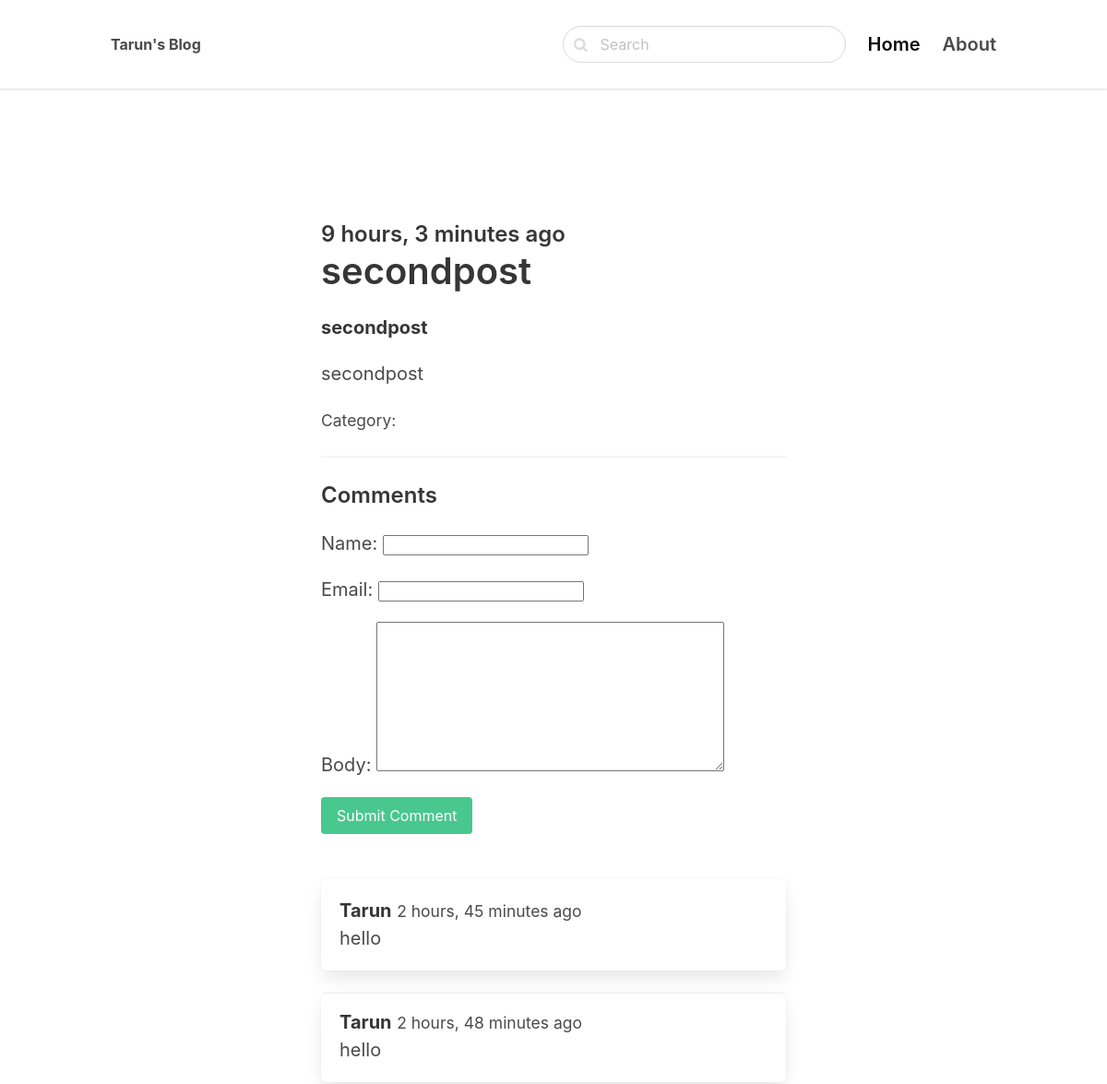
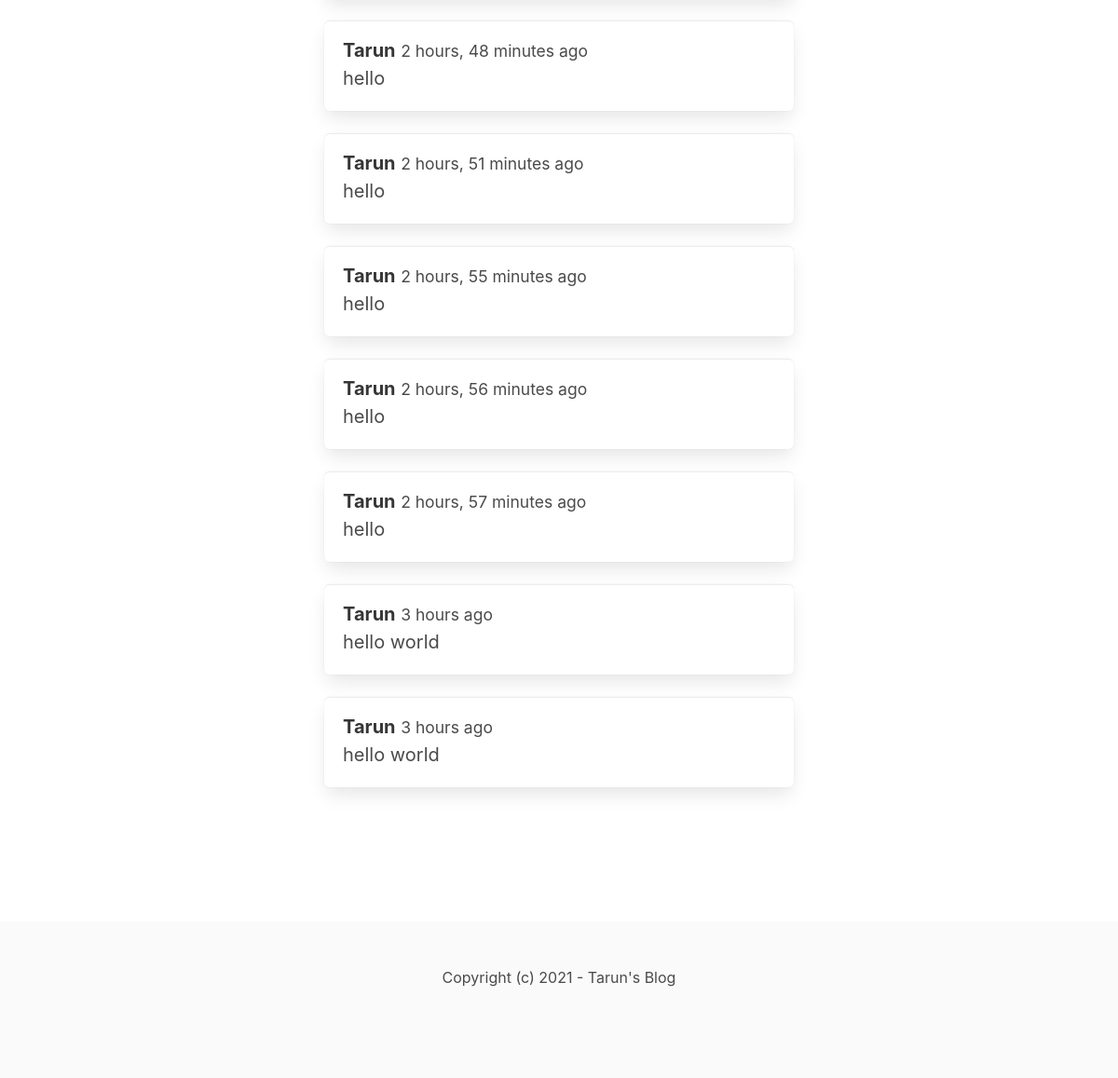
The app's page /Django/secondpost/ with its own data (2 pictures, top to bottom).
### blog/models.py (models this page shows, shortened)
class Post(models.Model):
    ACTIVE = 'active'
    DRAFT = "draft"
    CHOICES_STATUS = (
        (ACTIVE, 'Active'),
        (DRAFT, 'Draft')
    )
    category = models.ForeignKey(Category, related_name= 'posts', on_delete= models.CASCADE)
    title = models.CharField(max_length = 255)
    slug = models.SlugField()
    intro = models.TextField()
    body = models.TextField()
    created_at = models.DateTimeField(auto_now_add=True)
    status = models.CharField(max_length=10, choices=CHOICES_STATUS, default=ACTIVE)
    class Meta:
        ordering = ('-created_at',)

class Comment(models.Model):
    post = models.ForeignKey(Post, related_name='comments', on_delete= models.CASCADE)
    name = models.CharField(max_length=255)
    email = models.EmailField()
    body = models.TextField()
    create_at = models.DateTimeField(auto_now_add=True)
    class Meta:
        ordering = ('-create_at',)

### blog/views.py (the view)
# urls.py: path('<slug:category_slug>/<slug:slug>/', views.detail, name = "post_detail"),
def detail(request,category_slug, slug):
    post = get_object_or_404(Post, slug = slug, status = Post.ACTIVE)
    if request.method == 'POST':
        form = CommentForm(request.POST)
        if form.is_valid():
            comment = form.save(commit=False)
            comment.post = post
            comment.save()
            return redirect('post_detail', slug=slug)
    else:
        form = CommentForm()
    return render(request, 'blog/detail.html',{"post":post,'form': form})

### blog/forms.py
class CommentForm(forms.ModelForm):
    class Meta:
        model = Comment
        fields = ('name','email','body')

### blog/models.py (called while the page is built)
    def __str__(self):
        return self.title

### blog/templates/blog/detail.html (shortened to what this page needs)
{% extends 'core/base.html'%}
{% block content %}
<section class="hero">
    <div class="hero-body">
        <div class="container">
            <section class="section">
                <div class="columns">
                    <div class="column is-8 is-offset-2">
                        <div class="content is-medium">
                                <h2 class="subtitle is-4">{{post.created_at|timesince}} ago</h2>
                                <h1 class="title">{{post.title}}</h1>
                                <p><strong>{{post.intro}}</strong></p>
                                <p>{{post.body}}</p>
                                <p><small>Category:<a href="{% url 'category_detail' post.category.slug %}"{{post.category}}></a></small></p>
                                <hr>
                                <h2 class="subtitle is-4">Comments</h2>
                                <form method="post" class="mb-6">
                                    {{ form.as_p }}
                                    <div class="field">
                                        <div class="control">
                                            <button class="button is-success">
                                                Submit Comment
                                            </button>
                                        </div>
                                    </div>
                                </form>
                                {% for comment in post.comments.all %}
                                    <article class="media box">
                                        <div class="media-content">
                                            <strong>{{ comment.name }}</strong> <small>{{ comment.create_at|timesince }} ago</small><br>
                                            {{ comment.body }}
                                        </div>
                                    </article>
                                {% endfor %}
                        </div>
                    </div>
                </div>
            </section>
        </div>
    </div>
</section>
{% endblock %}

### core/templates/core/base.html (shortened to what this page needs)
<!DOCTYPE html>
<html lang="en">
  <head>
    <link rel="stylesheet" href="https://unpkg.com/bulma@0.9.2/css/bulma.min.css" />
    <link href="https://stackpath.bootstrapcdn.com/font-awesome/4.7.0/css/font-awesome.min.css" rel="stylesheet"
>
  </head>
  <body>
  <nav class="navbar">
    <div class="container">
      <div class="navbar-brand">
        <a class="navbar-item" href="/">
          <strong> Tarun's Blog</strong>
        </a>
      </div>
      <div id="navbarMenu" class="navbar-menu">
        <div class="navbar-end">
          <div class=" navbar-item">
            <div class="control has-icons-left">
              <input class="input is-rounded" type="text" placeholder="Search">
              <span class="icon is-left">
              </span>
            </div>
          </div>
          <a href = "/"class="navbar-item is-active is-size-5 has-text-weight-semibold">
            Home
          </a>
          <a href = "{% url 'about' %}"class="navbar-item is-size-5 has-text-weight-semibold">
            About
          </a>
        </div>
      </div>
    </div>
  </nav>
  <section class="section" >
    <div class="container">
        {% block content %} {% endblock %}
    </div>
  </section>
  <footer class="footer">
      <div class="content has-text-centered">
          <p>
              Copyright (c) 2021 - Tarun's Blog
          </p>
      </div>
  </footer>
  </body>
</html>

### core/templates/core/base.html (style rules this page uses)
nav.navbar { height: 6rem !important; box-shadow: 0 1px 3px 0 rgba(0, 0, 0, .1), 0 1px 2px 0 rgba(0, 0, 0, .06) !important; }

### records on screen
Post: created_at "9 hours, 3 minutes", title "secondpost", intro "secondpost", body "secondpost"
Comment: name "Tarun", create_at "2 hours, 45 minutes", body "hello"
Comment: name "Tarun", create_at "2 hours, 48 minutes", body "hello"
Comment: name "Tarun", create_at "2 hours, 48 minutes", body "hello"
Comment: name "Tarun", create_at "2 hours, 51 minutes", body "hello"
Comment: name "Tarun", create_at "2 hours, 55 minutes", body "hello"
Comment: name "Tarun", create_at "2 hours, 56 minutes", body "hello"
Comment: name "Tarun", create_at "2 hours, 57 minutes", body "hello"
Comment: name "Tarun", create_at "3 hours", body "hello world"
Comment: name "Tarun", create_at "3 hours", body "hello world"
